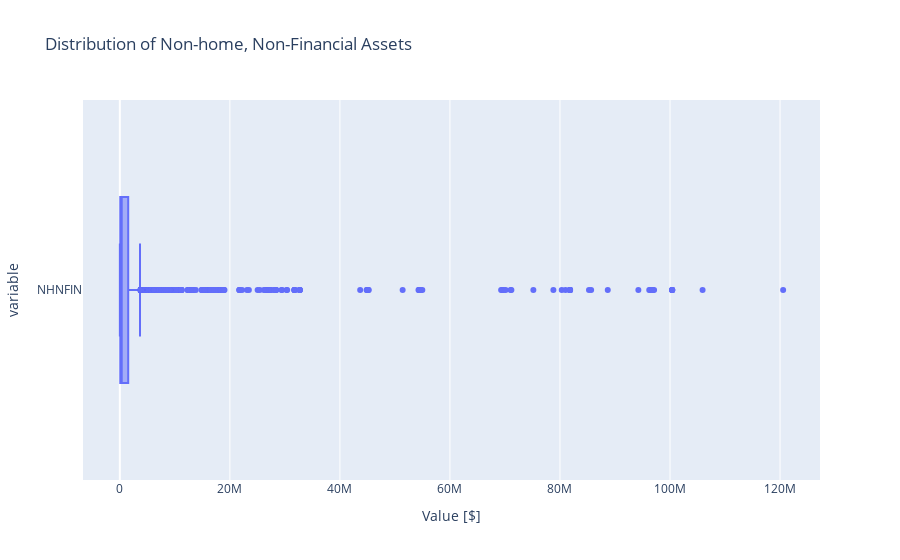

The notebook cell this image was saved under:
### Markdown cell above
### Checking for outliers

### Code cell
# Create a boxplot of `NHNFIN`
fig = px.box(
    data_frame=df_small_biz,
    x=["NHNFIN"],
    title="Distribution of Non-home, Non-Financial Assets"
)
fig.update_layout(xaxis_title="Value [$]")
fig.show()

### Figure 1 — Plotly figure (JSON) as saved in the notebook; plotly's stock layout.template omitted (floating-point values rounded to 4 significant figures; data arrays with more than 128 entries replaced by an {"elided": "..."} marker saying what was removed)
{"data": [{"alignmentgroup": "True", "hovertemplate": "value=%{x}<br>variable=%{y}<extra></extra>", "legendgroup": "", "marker": {"color": "#636efa"}, "name": "", "notched": false, "offsetgroup": "", "orientation": "h", "showlegend": false, "type": "box", "x": {"elided": "4364 float values"}, "x0": " ", "xaxis": "x", "y": {"elided": "4364 str values"}, "y0": " ", "yaxis": "y"}], "layout": {"boxmode": "group", "legend": {"tracegroupgap": 0}, "title": {"text": "Distribution of Non-home, Non-Financial Assets"}, "xaxis": {"anchor": "y", "domain": [0, 1], "title": {"text": "Value [$]"}}, "yaxis": {"anchor": "x", "domain": [0, 1], "title": {"text": "variable"}}}}
